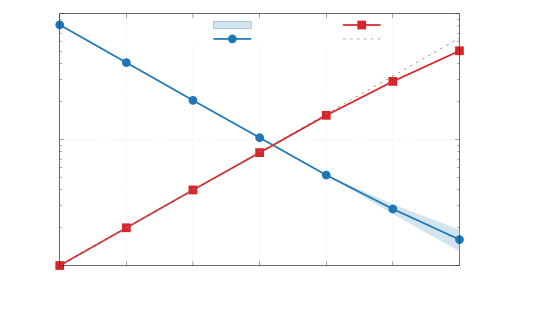

The gnuplot source for this figure:
OUT = "figures/05/example-scaling-diagram.tex"
DATA  = "figures/05/example-scaling-data.dat"

set terminal epslatex color size 5.4in,3.1in font ",10"
set output OUT

set xlabel "Nodes"
set logscale x 2
set xtics (1,2,4,8,16,32,64)
set grid

set ylabel  "Mean runtime [s]"
set y2label "Speedup  T(1)/T(p)"
set logscale y
set logscale y2
set ytics  nomirror
set y2tics nomirror

set key top center horizontal

plot \
    DATA using 1:($2-$4):($2+$4) axes x1y1 with filledcurves fc rgb "#1f77b4" fs transparent solid 0.2 title "±stddev", \
    DATA using 1:2               axes x1y1 with linespoints lw 5 pt 7 ps 2 lc rgb "#1f77b4" title "mean time", \
    DATA using 1:5               axes x1y2 with linespoints lw 5 pt 5 ps 2 lc rgb "#d62728" title "speedup", \
    x                            axes x1y2 with lines lw 2 dt 2 lc rgb "#888888" title "ideal"

print "wrote ", OUT
